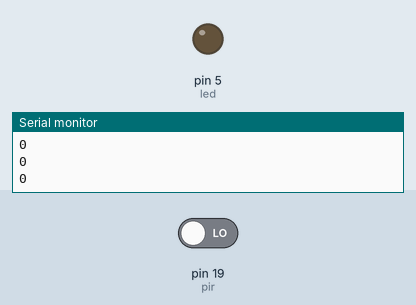
Bench run of a sketch on a simulated Arduino Uno, built with avr-gcc and run on an emulated ATmega328P. Parts: output pins drawn as LEDs (lit = HIGH), the last lines printed to the serial monitor. The inputs (shaded band) are chosen by the test bench; at power-on: pin 19 (pir) LOW.

Above: at 3.0 s.
3.1 s: pin 19 (pir) driven HIGH
At 3.9 s:
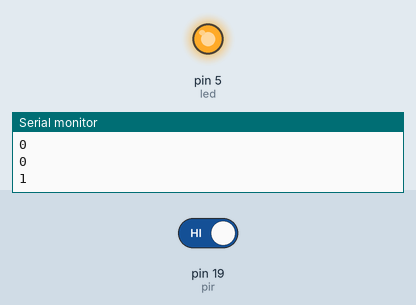
4.9 s: pin 19 (pir) driven LOW
At 6.8 s:
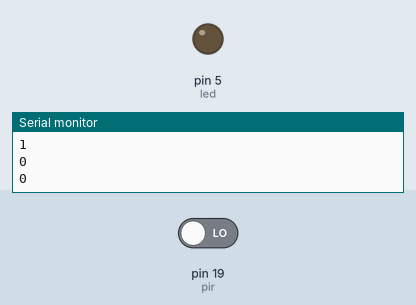
Timing chart, 0 to 8.3 s (numbered marks = the images above; inputs shaded):
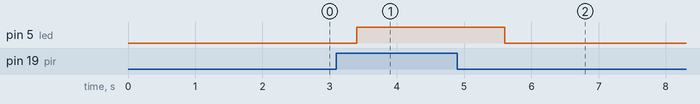

Measured:
- after the input at 3.1 s, pin 5 (led): LOW → HIGH after 0.30 s
- after the input at 4.9 s, pin 5 (led): HIGH → LOW after 0.70 s

The sketch:

pir.ino
```cpp
const int led =5;
const int pir =19;
void setup(){
  pinMode(led,OUTPUT);
  pinMode(pir,INPUT);
  Serial.begin(9600);
}
void loop(){
  const int IP=digitalRead(pir);
  Serial.println(IP);
  delay(100);
  if(IP==1){
    digitalWrite(led,HIGH);
    delay(1000);
  }
  else{
    digitalWrite(led,LOW);
    delay(1000);

  }

} 
```
